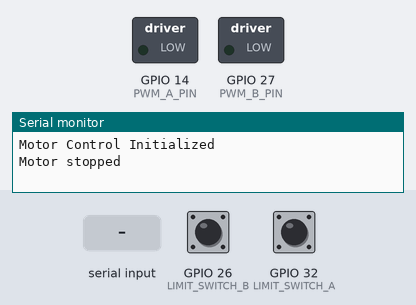
A sketch run on a simulated ESP32. On the bench: switched loads named in the sketch (green lamp = pin HIGH), the last lines printed to the serial monitor. The inputs (shaded band) are chosen by the test bench; at power-on: GPIO 26 (LIMIT_SWITCH_B) LOW, GPIO 32 (LIMIT_SWITCH_A) LOW.

Above: at 1.2 s.
1.3 s: "down\n" received over Serial
At 2.5 s:
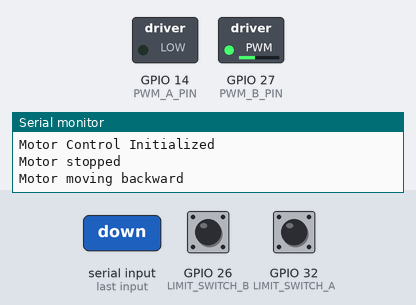
2.8 s: GPIO 26 (LIMIT_SWITCH_B) pulled HIGH for 0.15 s
At 3.6 s:
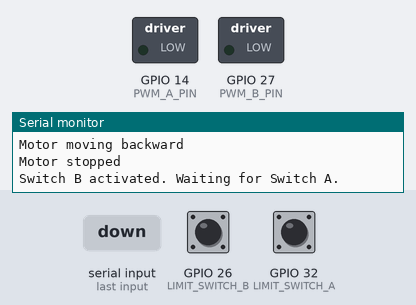
4.4 s: "up\n" received over Serial
At 4.9 s:
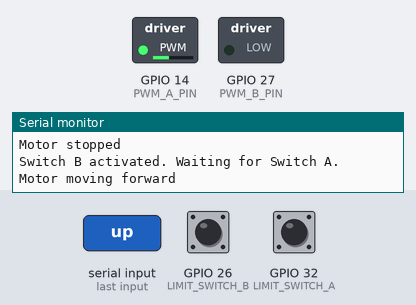
5.9 s: GPIO 32 (LIMIT_SWITCH_A) pulled HIGH for 0.15 s
At 7.2 s:
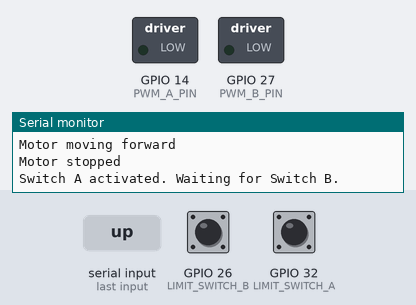
Timing chart, 0 to 8.9 s (numbered marks = the images above; inputs shaded):
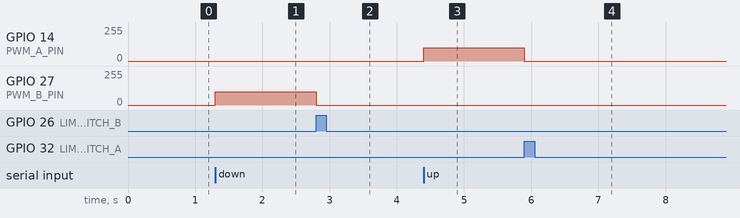

The sketch:

DCmotor_and_Switch_test.ino
```cpp
// ピン定義
#define PWM_A_PIN 14           // モータードライバのPWM Aピン
#define PWM_B_PIN 27           // モータードライバのPWM Bピン
#define LIMIT_SWITCH_A 32      // リミットスイッチAのピン
#define LIMIT_SWITCH_B 26      // リミットスイッチBのピン

// PWM設定
#define PWM_CHANNEL_A 0        // PWMチャンネルA
#define PWM_CHANNEL_B 1        // PWMチャンネルB
#define PWM_FREQUENCY 5000     // 5kHz
#define PWM_RESOLUTION 8       // 8ビット
#define PWM_DUTY_CYCLE 100     // PWMのデューティサイクル (0-255)

// グローバル変数
bool motor_running = false;    // モーターが動作中かどうか
bool direction = true;         // true: 正転, false: 逆転
bool switch_A_enabled = true;  // スイッチAが有効かどうか
bool switch_B_enabled = true;  // スイッチBが有効かどうか

void setup() {
  // シリアル通信初期化
  Serial.begin(115200);
  Serial.println("Motor Control Initialized");

  // PWMの初期化
  ledcSetup(PWM_CHANNEL_A, PWM_FREQUENCY, PWM_RESOLUTION);
  ledcSetup(PWM_CHANNEL_B, PWM_FREQUENCY, PWM_RESOLUTION);

  // PWMチャンネルをピンにアタッチ
  ledcAttachPin(PWM_A_PIN, PWM_CHANNEL_A);
  ledcAttachPin(PWM_B_PIN, PWM_CHANNEL_B);

  // スイッチのピンを設定（プルダウン回路を前提）
  pinMode(LIMIT_SWITCH_A, INPUT);
  pinMode(LIMIT_SWITCH_B, INPUT);

  // モーターを停止状態で初期化
  stopMotor();
}

void loop() {
  // スイッチAの確認
  if (digitalRead(LIMIT_SWITCH_A) == HIGH && switch_A_enabled) {
    if (motor_running && direction) { // 正転中にスイッチAが反応
      stopMotor();
      switch_A_enabled = false; // スイッチAを無効化
      switch_B_enabled = true;  // スイッチBを有効化
      Serial.println("Switch A activated. Waiting for Switch B.");
    }
  }

  // スイッチBの確認
  if (digitalRead(LIMIT_SWITCH_B) == HIGH && switch_B_enabled) {
    if (motor_running && !direction) { // 逆転中にスイッチBが反応
      stopMotor();
      switch_B_enabled = false; // スイッチBを無効化
      switch_A_enabled = true;  // スイッチAを有効化
      Serial.println("Switch B activated. Waiting for Switch A.");
    }
  }

  // シリアル通信からの入力処理
  if (Serial.available()) {
    String command = Serial.readStringUntil('\n');
    command.trim(); // 空白文字を削除

    if (switch_B_enabled) {
      // スイッチB有効時に "down" コマンドを受け付ける
      if (command == "down") {
        startBackward();
      } else {
        Serial.println("Invalid command. Waiting for Switch B.");
      }
    } else if (switch_A_enabled) {
      // スイッチA有効時に "up" コマンドを受け付ける
      if (command == "up") {
        startForward();
      } else {
        Serial.println("Invalid command. Waiting for Switch A.");
      }
    } else {
      // 通常動作
      if (command == "up") {
        startForward();
      } else if (command == "down") {
        startBackward();
      } else {
        stopMotor();
      }
    }
  }
}

// モーターを正転させる
void startForward() {
  Serial.println("Motor moving forward");
  direction = true;
  motor_running = true;
  ledcWrite(PWM_CHANNEL_A, PWM_DUTY_CYCLE); // PWM Aに信号を出力
  ledcWrite(PWM_CHANNEL_B, 0);             // PWM Bを停止
}

// モーターを逆転させる
void startBackward() {
  Serial.println("Motor moving backward");
  direction = false;
  motor_running = true;
  ledcWrite(PWM_CHANNEL_A, 0);             // PWM Aを停止
  ledcWrite(PWM_CHANNEL_B, PWM_DUTY_CYCLE); // PWM Bに信号を出力
}

// モーターを停止する
void stopMotor() {
  Serial.println("Motor stopped");
  motor_running = false;
  ledcWrite(PWM_CHANNEL_A, 0);
  ledcWrite(PWM_CHANNEL_B, 0);
}
```

Measured:
- after the input at 1.3 s, GPIO 27 (PWM_B_PIN): 0/255 → 100/255 at once
- after the input at 2.8 s, GPIO 27 (PWM_B_PIN): 100/255 → 0/255 at once
- after the input at 4.4 s, GPIO 14 (PWM_A_PIN): 0/255 → 100/255 at once
- after the input at 5.9 s, GPIO 14 (PWM_A_PIN): 100/255 → 0/255 at once
